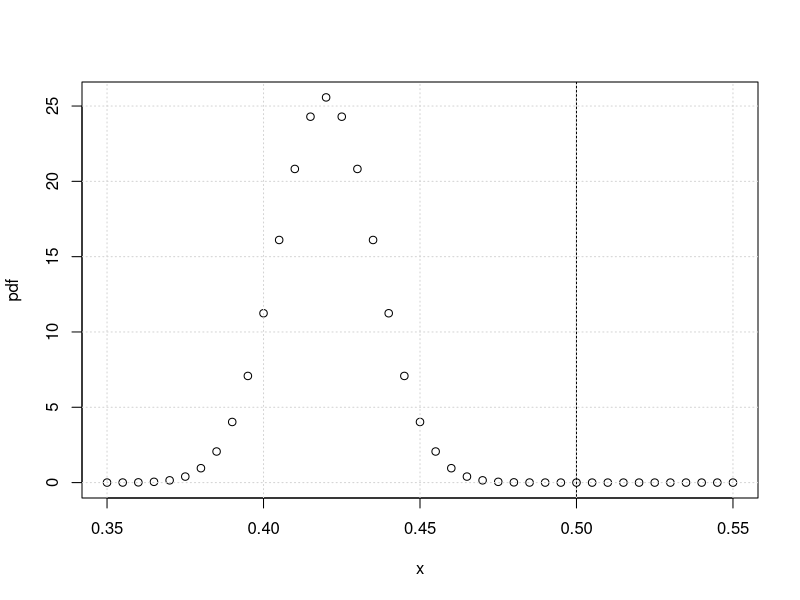

The R script that drew this image:
## ---- chunk 1
knitr::opts_chunk$set(echo = TRUE)
## ---- chunk 2
(.42*(1-.42)/1000)^0.5
## ---- chunk 3
1.96*.0156
## ---- chunk 4
qnorm(.95,.42,.0156)
## ---- chunk 5
x=seq(0.35, 0.55, 0.005)
pdf=dnorm(x,0.42,0.0156)
plot(x,pdf)
abline(v=0.50)
grid()
## ---- chunk 6
1-pnorm(0.5, 0.42, 0.0156)
## ---- chunk 7
p=0.54
n=100

SE=(p*(1-p)/n)^0.5

ci=1.96*SE

SE
ci
## ---- chunk 8
p=64/120
n=120

SE=(p*(1-p)/n)^0.5

ci=1.96*SE

p
SE
ci
## ---- chunk 9
1200/(36)^0.5
## ---- chunk 10
se=200
upper_bound=15431+se*1.96
lower_bound=15431-se*1.96
print(se)
print(upper_bound)
print(lower_bound)

## ---- chunk 11
pnorm(15000,15431,200)
## ---- chunk 12
sd=27.5
n=55

SE=sd/(n)^0.5

upper=98+(se*1.96)
lower=98-(se*1.96)

SE
upper
lower
